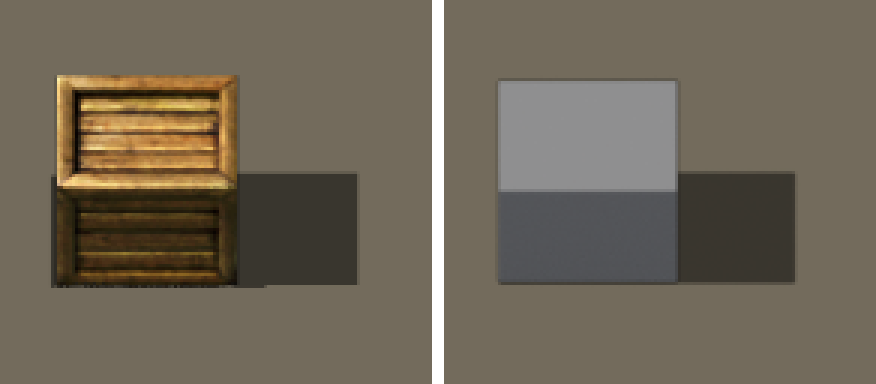
#> input picture tools/render/calib/img/avant-coffre.png, 876 x 384 px, given in place of hr-dirt-4.png, which was not available
$ python voir.py out.png out.png ../../../calib/img/avant-coffre.png
#> lines starting #> are read from the running program, lines starting #| are printed output that depends on the picture
### tools/render/pieces/levels/gun_e_bas/compo.py
"""Composition hors moteur (lot V3-E, époques 1 à 9) : sol vanilla, ombres, entités, lueur, halo, nuit (LUT de
game.frag), à 64 px/tuile ; réduction au zoom 1 en lumière linéaire. Reprend planche.py de la lignée (même
méthode que tools/render/calib/maquette.py) ; utilisé par planches.py, vignettes.py et apercu.py.

lightMul/lightAdd du moteur inconnus (pris à 1 et 0) : la nuit n'est qu'une approximation hors moteur.
"""
import json
import os
import sys

import numpy as np
from PIL import Image, ImageDraw, ImageFont

HERE = os.path.dirname(os.path.abspath(__file__))
RENDER = os.path.normpath(os.path.join(HERE, "..", "..", ".."))
MOD = os.path.dirname(os.path.dirname(RENDER))
ROOT = "H:/Factorio.v1.1.91 Modding/Factorio.v1.1.91"
DATA = ROOT + "/data"
DUMPS = ROOT + "/fo-logs/2026-10-22_V3S/industriel/dumps"
OUTILS = os.path.join(MOD, "tools", "da")
WORK = os.environ.get("FO_IND_WORK", ROOT + "/fo-logs/2026-10-22_V3E/bas")
sys.path.insert(0, RENDER)
sys.path.insert(0, os.path.join(RENDER, "calib"))
sys.path.insert(0, OUTILS)
import fo_post as P  # noqa: E402
from maquette import lut_apply  # noqa: E402
import da_lib as D  # noqa: E402

SIDE = {1: 2, 2: 2, 3: 2, 4: 3, 5: 3, 6: 3, 7: 4, 8: 4, 9: 4}
NAME = {1: "Pionnier", 2: "Forge", 3: "Vapeur", 4: "Pétrole", 5: "Volcan", 6: "Électricité", 7: "Cristal",
        8: "Marais", 9: "Atome"}


# [5 lines left out: function font, not called in this run]


def own(out, name, kinds=("shadow", "main", "glow", "light")):
    p = os.path.join(out, name, "spec.json")
    if not os.path.exists(p):
        return []
    spec = json.load(open(p, encoding="utf-8"))
    res = []
    for k in kinds:
        if k in spec["layers"]:
            s = spec["layers"][k]
            img = np.asarray(Image.open(os.path.join(out, name, s["file"])).convert("RGBA")).astype(np.float64) / 255
            res.append({"img": img, "shift": tuple(s["shift"]), "kind": k, "file": s["file"]})
    return res


_VAN = {}


# [15 lines left out: functions vanilla, vanilla_gun, not called in this run]


def vanilla_reactor():
    return vanilla("reactor_nuclear-reactor", lambda d: [(d["lower_layer_picture"], 0, None), (d["picture"], 0, None),
                                                         (d["working_light_picture"], 0, "light")], "reactor")


def level_layers(out, e, pose, even=False, kinds=("shadow", "main", "glow", "light")):
    """Couches d'un niveau : socle (+ pièce paire) + tête ; époque 1 : vanilla (+ pièce du niveau 2)."""
    if e == 1:
        lays = list(vanilla_gun(pose))
        if even:
            # la pièce du niveau 2 (plancher, sacs de sable, caisse) est dessinée SOUS le vanilla (spec : sous_vanilla)
            lays = own(out, "e01-piece", kinds) + [l for l in lays]
        return lays
    lays = own(out, "e%02d-socle" % e, kinds)
    if even:
        lays += own(out, "e%02d-piece" % e, kinds)
    lays += own(out, "e%02d-tete-%s" % (e, pose), kinds)
    return lays


def ground_tile():
    return np.asarray(Image.open(os.path.join(DATA, "base", "graphics", "terrain", "hr-dirt-4.png"))
                      .convert("RGB")).astype(np.float64)[320:576] / 255.0


def compose(ents, W_t, H_t, ppt=64):
    W, H = int(W_t * ppt), int(H_t * ppt)
    ground = ground_tile()
    gh, gw = ground.shape[:2]
    day = np.tile(ground, (H // gh + 1, W // gw + 1, 1))[:H, :W].copy()
    shadow = np.zeros((H, W))
    light = np.zeros((H, W, 3))

    # [11 lines left out: function place, not called in this run]

    for e in ents:
        for lay in e["layers"]:
            if lay["kind"] == "shadow":
                src, d = place(lay, e["pos"])
                if src is not None:
                    shadow[d] = np.maximum(shadow[d], src[..., 3])
    day = day * (1 - 0.5 * shadow)[..., None]
    for e in sorted(ents, key=lambda e: (e["pos"][1], e["pos"][0])):
        for lay in e["layers"]:
            if lay["kind"] == "shadow":
                continue
            src, d = place(lay, e["pos"])
            if src is None:
                continue
            a = src[..., 3:4]
            if lay["kind"] == "main":
                day[d] = src[..., :3] * a + day[d] * (1 - a)
            elif lay["kind"] == "mask":
                lum = src[..., :3].mean(-1, keepdims=True)
                day[d] = lum * np.array((0.869, 0.5, 0.13)) * a + day[d] * (1 - a)
            elif lay["kind"] == "glow":
                day[d] = np.clip(day[d] + src[..., :3] * a, 0, 1)
                light[d] += src[..., :3] * a
            elif lay["kind"] == "light":
                light[d] += src[..., :3] * a
    light = np.clip(light, 0, 1)
    night = lut_apply(day, os.path.join(DATA, "core", "graphics", "color_luts", "lut-night.png"))
    night = night * (1 - light) + day * light
    return day, night


# [4 lines left out: function down2, not called in this run]


def to_im(rgb):
    return Image.fromarray(np.clip(np.round(rgb * 255), 0, 255).astype(np.uint8), "RGB")


# [5 lines left out: function body_comp, not called in this run]

### tools/render/calib/maquette.py
"""Maquette hors moteur : la pièce rendue à côté de bâtiments vanilla, sur un sol vanilla, de jour et de
nuit, au zoom 2 (64 px/tuile, sprites HR 1:1) et au zoom 1 (32 px/tuile).

    python tools/render/calib/maquette.py "<racine>/data" [--piece cheminee] [--tag nom]

Compose EXACTEMENT les fichiers livrés (graphics/…) avec les tailles et décalages du manifeste
(tools/render/manifests/<piece>.json), comme le moteur :
- ombres : tampon d'ombre (maximum des alphas), sol × (1 − 0,5 × alpha) (core/…/shadow-a8.frag) ;
- entités dans l'ordre de leur position (y puis x), couches dans l'ordre déclaré ;
- lueur (draw_as_glow, additive) ajoutée au rendu de jour et à la carte des lumières ;
- nuit : couleur = mix(LUT_nuit(jour), jour, lumière) (core/…/game.frag), LUT lut-night.png,
  lumière = halos (draw_as_light) + lueurs, bornée à [0, 1]. lightMul/lightAdd du moteur : inconnus,
  pris à 1 et 0 (écart possible, NON PROUVÉ hors moteur).
Écrit aussi les statistiques photométriques de la couche principale contre les références vanilla.
"""
import argparse
import json
import os
import sys

import numpy as np
from PIL import Image

HERE = os.path.dirname(os.path.abspath(__file__))
RENDER = os.path.dirname(HERE)
MOD_ROOT = os.path.dirname(os.path.dirname(RENDER))
sys.path.insert(0, HERE)
sys.path.insert(0, RENDER)
from fitlib import load, stats_opaque, luminance  # noqa: E402
import fo_post as P  # noqa: E402


# [5 lines left out: function vanilla_layer, not called in this run]


def own_layer(path, shift, kind):
    return {"img": load(path), "shift": shift, "kind": kind}


def lut_apply(img_rgb, lut_path):
    """LUT 3D 16³ de Factorio (256 × 16 : 16 tranches de bleu côte à côte, x = rouge, y = vert),
    entrée = couleur × 0,9375 + 0,03125 (game.frag), interpolation trilinéaire."""
    lut = np.asarray(Image.open(lut_path).convert("RGB")).astype(np.float64) / 255.0
    L = np.zeros((16, 16, 16, 3))
    for b in range(16):
        L[:, :, b] = lut[:, b * 16:(b + 1) * 16].transpose(1, 0, 2)  # L[r, g, b]
    c = np.clip(img_rgb, 0, 1) * 15.0
    i0 = np.floor(c).astype(int)
    i0 = np.clip(i0, 0, 14)
    f = c - i0
    out = np.zeros_like(img_rgb)
    for dr in (0, 1):
        for dg in (0, 1):
            for db in (0, 1):
                w = (f[..., 0] if dr else 1 - f[..., 0]) * (f[..., 1] if dg else 1 - f[..., 1]) * (f[..., 2] if db else 1 - f[..., 2])
                out += w[..., None] * L[i0[..., 0] + dr, i0[..., 1] + dg, i0[..., 2] + db]
    return out


# [166 lines left out: functions check_lut_layout, compose, down2, save, main, not called in this run]


# [2 lines that do not run on import are left out]

### tools/render/pieces/levels/gun_e_bas/voir.py
"""Aperçus de travail groupés (lot V3-E) : une image par groupe d'époques, zoom 2 (64 px/tuile), jour.

    py -3.9 voir.py <dossier out> <dossier sortie> <préfixe> [--pose E] [--groups 2,3/4,5/6/7/8/9] [--even] [--night]
"""
import argparse
import os
import sys

HERE = os.path.dirname(os.path.abspath(__file__))
sys.path.insert(0, HERE)
import compo as K  # noqa: E402


def main():
    ap = argparse.ArgumentParser()
    ap.add_argument("out")
    ap.add_argument("dest")
    ap.add_argument("prefix")
    ap.add_argument("--pose", default="E")
    ap.add_argument("--groups", default="2,3/4,5/6/7/8/9")
    ap.add_argument("--even", action="store_true")
    ap.add_argument("--both", action="store_true")
    ap.add_argument("--night", action="store_true")
    ap.add_argument("--zoom", type=int, default=2)
    a = ap.parse_args()
    os.makedirs(a.dest, exist_ok=True)
    for grp in a.groups.split("/"):
        eps = [int(x) for x in grp.split(",") if x]
        items = []
        for e in eps:
            items += [(e, False), (e, True)] if a.both else [(e, a.even or e == 1)]
        ents, x, H = [], 0.6, 0
        for e, ev in items:
            side = K.SIDE[e]
            x += side / 2.0
            ents.append({"pos": [x, 0.0], "layers": K.level_layers(a.out, e, a.pose, ev)})
            x += side / 2.0 + 1.0
            H = max(H, side)
        Ht = H + 2.4
        for en in ents:
            en["pos"][1] = 1.4 + H / 2.0
        day, night = K.compose(ents, x + 0.6, Ht)
#> in ground_tile, `return np.asarray(Image.open(os.path.join(DATA, "base", "graphics", "t..`:
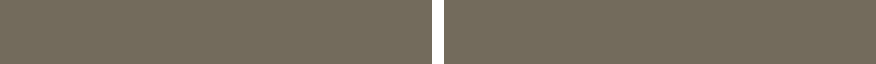
#> returned value: shape (64, 876, 3) float64; mean of channels 0, 1, 2 0.459, 0.428, 0.37; drawn as R, G, B
#> in compose, `day = np.tile(ground, (H // gh + 1, W // gw + 1, 1))[:H, :W].copy()`:
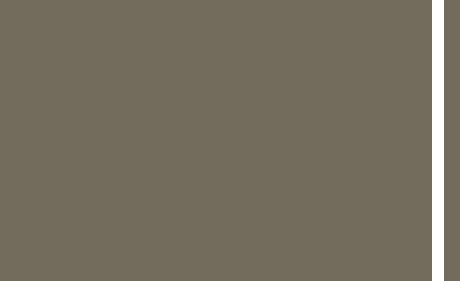
#> day: shape (281, 460, 3) float64; mean R, G, B 0.465, 0.435, 0.377
#> after the loop in compose, `for e in sorted(ents, key=lambda e: (e["pos"][1], e["pos"][0])):`: light: shape (281, 460, 3) float64; every value is 0
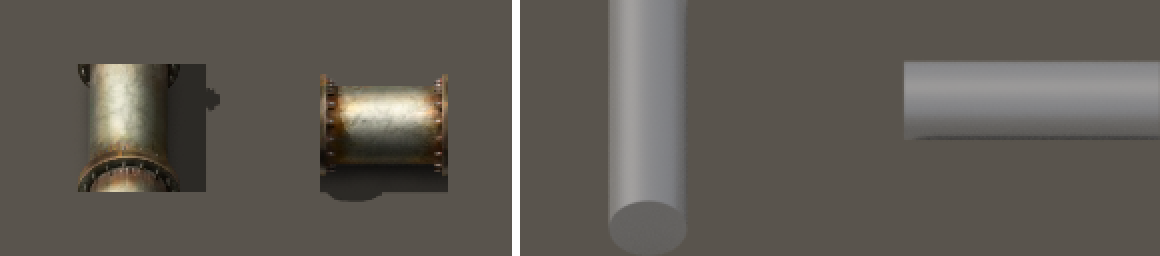
#> input picture tools/render/calib/img/avant-tuyaux.png, 1160 x 256 px, given in place of lut-night.png, which was not available
        img = night if a.night else day
        if a.zoom == 1:
            img = K.down2(img)
        p = os.path.join(a.dest, "%s_%s.png" % (a.prefix, grp.replace(",", "-")))
        K.to_im(img).save(p)
        print(p)


if __name__ == "__main__":
#> (the run stopped early here; a loop or call above may not have finished)
